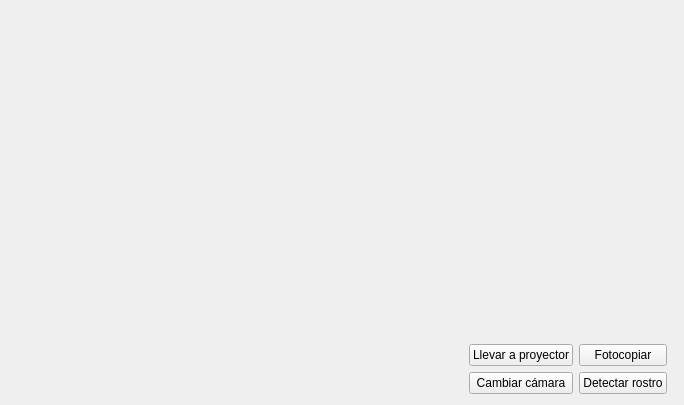
<?xml version="1.0" encoding="UTF-8"?>
<ui version="4.0">
 <class>Ventana</class>
 <widget class="QWidget" name="Ventana">
  <property name="geometry">
   <rect>
    <x>0</x>
    <y>0</y>
    <width>684</width>
    <height>405</height>
   </rect>
  </property>
  <property name="windowTitle">
   <string>Realidad Aumentada</string>
  </property>
  <layout class="QGridLayout" name="gridLayout">
   <item row="0" column="0" rowspan="4" colspan="5">
    <layout class="QGridLayout" name="layoutEscena"/>
   </item>
   <item row="5" column="3">
    <widget class="QPushButton" name="pbDetectarRostro">
     <property name="text">
      <string>Detectar rostro</string>
     </property>
    </widget>
   </item>
   <item row="5" column="0">
    <spacer name="horizontalSpacer">
     <property name="orientation">
      <enum>Qt::Horizontal</enum>
     </property>
     <property name="sizeHint" stdset="0">
      <size>
       <width>40</width>
       <height>20</height>
      </size>
     </property>
    </spacer>
   </item>
   <item row="5" column="2">
    <widget class="QPushButton" name="pbCambiarCamara">
     <property name="text">
      <string>Cambiar cámara</string>
     </property>
    </widget>
   </item>
   <item row="4" column="3">
    <widget class="QPushButton" name="pbFotocopiar">
     <property name="text">
      <string>Fotocopiar</string>
     </property>
    </widget>
   </item>
   <item row="4" column="2">
    <widget class="QPushButton" name="pbProyector">
     <property name="text">
      <string>Llevar a proyector</string>
     </property>
    </widget>
   </item>
  </layout>
 </widget>
 <resources/>
 <connections/>
</ui>
